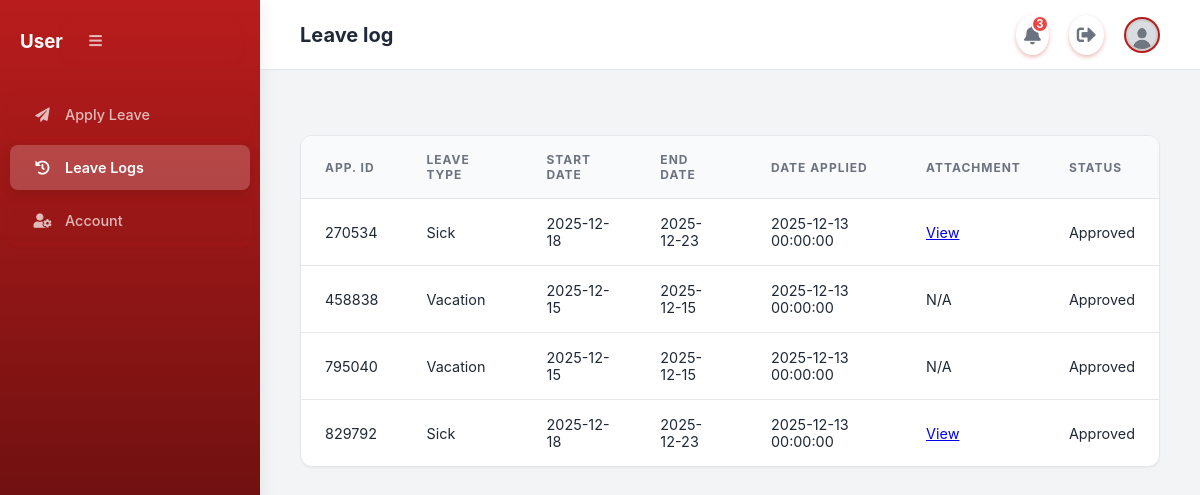
Screenshot of /home.php?section=leave_log (signed in) with the database file from the repository.
### tables this page shows
CREATE TABLE `leaveapplication` (
  `LeaveID` varchar(10) NOT NULL,
  `EmployeeID` varchar(20) NOT NULL,
  `LeaveTypeID` int(11) NOT NULL,
  `StartDate` date NOT NULL,
  `EndDate` date NOT NULL,
  `NumberOfDays` decimal(5,2) NOT NULL,
  `Reason` text NOT NULL,
  `Attachment` varchar(255) DEFAULT NULL,
  `Priority` enum('High','Normal') DEFAULT 'Normal',
  `Status` enum('Pending','Approved','Rejected') DEFAULT 'Pending',
  `DateApplied` datetime DEFAULT current_timestamp()
);

CREATE TABLE `leavetype` (
  `LeaveTypeID` int(11) NOT NULL,
  `TypeName` varchar(50) NOT NULL
);

### dbRelated/operation.php (called while the page is built, shortened)
<?php
require_once "db_connect.php";
class EmployeeManager {
    protected $db;
    public function __construct() {
        $this->db = new Database();
    }
public function getEmployee($employeeID) {
    $sql = "SELECT
                e.*,
                d.DepartmentName,
                jp.PositionName
            FROM employee e
            LEFT JOIN department d ON e.DepartmentID = d.DepartmentID
            LEFT JOIN jobposition jp ON e.PositionID = jp.PositionID
            WHERE e.EmployeeID = :EmployeeID";
    $query = $this->db->connect()->prepare($sql);
    $query->bindParam(":EmployeeID", $employeeID);
    $query->execute();
    return $query->fetch(PDO::FETCH_ASSOC);
}
}
class LeaveApplicationManager {
    protected $db;
    public function __construct() {
        $this->db = new Database();
    }
 public function getEmployeeApplications($employeeID) {
    $sql = "SELECT
                la.*,
                lt.TypeName AS LeaveType -- <<< CRITICAL FIX: Joins the name
            FROM leaveapplication la
            -- CRITICAL FIX: Join leavetype table
            JOIN leavetype lt ON la.LeaveTypeID = lt.LeaveTypeID
            WHERE la.EmployeeID = :employeeID
            ORDER BY la.DateApplied DESC";
    try {
        $query = $this->db->connect()->prepare($sql);
        $query->bindParam(":employeeID", $employeeID);
        $query->execute();
        return $query->fetchAll(PDO::FETCH_ASSOC);
    } catch (PDOException $e) {
        error_log("DB Error in getEmployeeApplications: " . $e->getMessage());
        return [];
    }
}
}
class NotificationManager {
    protected $db;
    public function __construct() {
        $this->db = new Database();
    }
    private function time_elapsed_string($datetime, $full = false) {
        $now = new DateTime;
        $ago = new DateTime($datetime);
        $diff = $now->diff($ago);
        $diff->w = floor($diff->d / 7);
        $diff->d -= $diff->w * 7;
        $string = array(
            'y' => 'year',
            'm' => 'month',
            'w' => 'week',
            'd' => 'day',
            'h' => 'hour',
            'i' => 'minute',
            's' => 'second',
        );
        foreach ($string as $k => &$v) {
            if ($diff->$k) {
                $v = $diff->$k . ' ' . $v . ($diff->$k > 1 ? 's' : '');
            } else {
                unset($string[$k]);
            }
        }
        if (!$full) $string = array_slice($string, 0, 1);
        return $string ? implode(', ', $string) . ' ago' : 'just now';
    }
      public function getUserNotifications($employeeID) {
    $pdo = $this->db->connect();
    $notifications = [];
    $sql = "SELECT
                la.LeaveID,
                lt.TypeName AS LeaveType,  -- <<< FIXED: Fetches name from joined table
                la.StartDate,
                la.NumberOfDays,
                lap.Decision,
                lap.Remarks,
                lap.DecidedDate
            FROM
                leaveapproval lap
            JOIN
                leaveapplication la ON lap.LeaveID = la.LeaveID
            -- CRITICAL FIX: Add JOIN to get the Leave Type Name
            JOIN
                leavetype lt ON la.LeaveTypeID = lt.LeaveTypeID
            WHERE
                la.EmployeeID = :eid
            ORDER BY lap.DecidedDate DESC
            LIMIT 5";
    try {
        $stmt = $pdo->prepare($sql);
        $stmt->execute([':eid' => $employeeID]);
        $results = $stmt->fetchAll(PDO::FETCH_ASSOC);
        foreach ($results as $row) {
            $isApproved = ($row['Decision'] === 'Approved');
            $notifications[] = [
                'type'      => 'decision',
                'id'        => $row['LeaveID'],
                'title'     => $isApproved ? 'Application Approved' : 'Application Rejected',
                'message'   => "Your {$row['LeaveType']} for {$row['NumberOfDays']} days has been {$row['Decision']}.",
                'sub_text'  => $row['Remarks'] ? "Remarks: " . $row['Remarks'] : "No remarks provided.",
                'timestamp' => $row['DecidedDate'],
                'time_ago'  => $this->time_elapsed_string($row['DecidedDate']),
                'icon'      => $isApproved ? 'fa-check-circle' : 'fa-times-circle',
                'color'     => $isApproved ? 'text-green-600' : 'text-red-600',
                'bg_color'  => $isApproved ? 'bg-green-100' : 'bg-red-100',
                'pic'       => '',
                'link'      => 'home.php?section=leave_log'
            ];
        }
        return $notifications;
    } catch (PDOException $e) {
        error_log("DB Error in getUserNotifications: " . $e->getMessage());
        return [];
    }
}
}
?>

### dbRelated/db_connect.php (called while the page is built, shortened)
<?php
class Database {
    private $servername = "localhost";
    private $username   = "root";
    private $password   = "";
    private $dbname     = "employee_leave_db";
    public function connect() {
        $dsn = "mysql:host=$this->servername;dbname=$this->dbname;charset=utf8mb4";
        $options = [
            PDO::ATTR_ERRMODE            => PDO::ERRMODE_EXCEPTION,
            PDO::ATTR_EMULATE_PREPARES   => false,
            PDO::MYSQL_ATTR_INIT_COMMAND => "SET time_zone = '+8:00'"
        ];
        try {
            $this->conn = new PDO($dsn, $this->username, $this->password, $options);
            return $this->conn;
        } catch (PDOException $e) {
            error_log("Database connection failed: " . $e->getMessage());
            die("CRITICAL ERROR: Database connection failed. Please ensure MySQL is running and correctly configured. Error: " . $e->getMessage());
        }
    }
}

### pages/leave_log.php (the view, shortened to what this page needs)
<?php
    $myLog = $applicationManager->getEmployeeApplications($employeeID);
?>
<table>
    <thead>
        <tr>
            <th>App. ID</th>
            <th>Leave Type</th>
            <th>Start Date</th>
            <th>End Date</th>
            <th>Date Applied</th>
            <th>Attachment</th>
            <th>Status</th>
        </tr>
    </thead>
    <tbody>
        <?php if (!empty($myLog)): ?>
            <?php foreach ($myLog as $leave) :?>
                <tr style="cursor:pointer;" onclick="document.getElementById('view-form-<?= $leave['LeaveID'] ?>').submit();">
                    <td><?= htmlspecialchars($leave['LeaveID']) ?></td>
                    <td><?= htmlspecialchars($leave['LeaveType'] ?? 'N/A') ?></td>
                    <td><?= htmlspecialchars($leave['StartDate']) ?></td>
                    <td><?= htmlspecialchars($leave['EndDate']) ?></td>
                    <td><?= htmlspecialchars($leave['DateApplied']) ?></td>
                    <td>
                        <?php if (!empty($leave['Attachment'])): ?>
                            <a href="<?= htmlspecialchars($leave['Attachment']) ?>" target="_blank">View</a>
                        <?php else: ?>
                            N/A
                        <?php endif; ?>
                    </td>
                    <td><?= htmlspecialchars($leave['Status']) ?></td>
                </tr>
            <?php endforeach; ?>
        <?php else: ?>
            <tr><td colspan="8">No leave logs found.</td></tr>
        <?php endif; ?>
    </tbody>
</table>

### home.php (shortened to what this page needs)
<?php
require_once "dbRelated/db_connect.php";
require_once "dbRelated/operation.php";
$employeeManager = new EmployeeManager();
$applicationManager = new LeaveApplicationManager();
$notifyObj = new NotificationManager();
$employeeID = $_SESSION['employeeID'];
$userNotifs = $notifyObj->getUserNotifications($employeeID);
$userNotifCount = count($userNotifs);
$account = $employeeManager->getEmployee($employeeID);
$section = $_GET['section'] ?? "apply_leave";
if ($section === 'leave_log') {
    $myLog = $applicationManager->getEmployeeApplications($employeeID);
}
?>
<!DOCTYPE html>
<html lang="en">
<head>
<link rel="stylesheet" href="https://cdnjs.cloudflare.com/ajax/libs/font-awesome/5.15.4/css/all.min.css">
</head>
<body>
<div class="sidebar" id="mainSidebar">
    <div class="sidebar-header">
        <h3 id="sidebarTitle">User</h3>
        <button type="button" id="sidebarToggle" class="toggle-btn">
            <i class="fas fa-bars" id="toggleIcon"></i>
        </button>
    </div>
    <form method="get" action="" class="sidebar-menu">
        <button type="submit" name="section" value="apply_leave" class="<?= $section === 'apply_leave' ? 'active' : '' ?>">
            <i class="fas fa-paper-plane"></i> <span>Apply Leave</span>
        </button>
        <button type="submit" name="section" value="leave_log" class="<?= $section === 'leave_log' ? 'active' : '' ?>">
            <i class="fas fa-history"></i> <span>Leave Logs</span>
        </button>
        <button type="submit" name="section" value="account" class="<?= $section === 'account' ? 'active' : '' ?>">
            <i class="fas fa-user-cog"></i> <span>Account</span>
        </button>
    </form>
</div>
<div id="contentWrapper">
    <header id="mainHeader">
        <div class="top-bar">
            <div class="top-bar-left">
                <h1 id="pageTitle"><?= htmlspecialchars(ucfirst(str_replace('_', ' ', $section))) ?></h1>
            </div>
            <div class="top-bar-right">
                <div class="icon-button-wrapper">
    <button onclick="toggleNotifications()" title="Notifications">
        <i class="fas fa-bell"></i>
        <?php if ($userNotifCount > 0): ?>
            <span class="notif-badge"><?= $userNotifCount ?></span>
        <?php endif; ?>
    </button>
</div>
                <div class="icon-button-wrapper">
                    <button id="logoutIconBtn" class="logout-icon-btn" title="Sign Out"><i class="fas fa-sign-out-alt"></i></button>
                </div>
                <div class="profile-avatar" style="background: #ccc;">
                    <img src="<?= htmlspecialchars($account['profilePic'] ?? 'assets/image/default-avatar.png') ?>" alt="Profile Picture"
                            style="width:100%; height:100%; border-radius:50%; object-fit:cover;">
                </div>
            </div>
        </div>
    </header>
   <div class="main-content" id="mainContent">
        <?php
        $pageFile = "pages/{$section}.php";
        if (file_exists($pageFile)) {
            require_once $pageFile;
        } else {
            echo "<h1>Section Not Found: " . htmlspecialchars($section) . "</h1>";
        }
        ?>
    </div>
</div>
</body>
</html>

### home.php (style rules this page uses)
:root { --primary-color: #b91c1c; --primary-hover: #991b1b; --secondary-color: #450a0a; --accent-bg: #fef2f2; --bg-body: #f3f4f6; --surface-white: #ffffff; --text-main: #1f2937; --text-muted: #6b7280; --border-color: #e5e7eb; --sidebar-width: 260px; --sidebar-width-collapsed: 70px; --header-height: 70px; --border-radius: 12px; --shadow-sm: 0 1px 2px 0 rgba(0, 0, 0, 0.05); --shadow-md: 0 4px 6px -1px rgba(0, 0, 0, 0.1), 0 2px 4px -1px rgba(0, 0, 0, 0.06); --shadow-lg: 0 10px 15px -3px rgba(0, 0, 0, 0.1), 0 4px 6px -2px rgba(0, 0, 0, 0.05); --transition: all 0.3s ease; }
* { margin: 0; padding: 0; box-sizing: border-box; font-family: "Inter", "Poppins", sans-serif; -webkit-font-smoothing: antialiased; }
body { background-color: var(--bg-body); color: var(--text-main); min-height: 100vh; overflow-x: hidden; }
.sidebar { width: var(--sidebar-width); background: linear-gradient(180deg, var(--primary-color) 0%, var(--secondary-color) 100%); color: #fff; padding: 0; display: flex; flex-direction: column; position: fixed; left: 0; top: 0; height: 100vh; transition: all 0.3s ease; z-index: 1000; box-shadow: 4px 0 15px rgba(0,0,0,0.05); }
.sidebar-header { padding: 20px; display: flex; justify-content: space-between; align-items: center; min-height: 80px; }
.sidebar-menu { display: flex; flex-direction: column; padding: 10px; gap: 8px; overflow-y: auto; }
.sidebar button { background: transparent; border: none; color: rgba(255, 255, 255, 0.7); padding: 14px 20px; text-align: left; border-radius: 8px; cursor: pointer; font-size: 0.9rem; font-weight: 500; transition: all 0.3s ease; display: flex; align-items: center; width: 100%; }
.sidebar button i { min-width: 25px; margin-right: 10px; text-align: center; }
.sidebar button.active { background: rgba(255, 255, 255, 0.2); color: #fff; font-weight: 600; box-shadow: 0 4px 12px rgba(0,0,0,0.1); }
#contentWrapper { margin-left: var(--sidebar-width); transition: margin-left var(--transition); min-height: 100vh; display: flex; flex-direction: column; }
#mainHeader { height: var(--header-height); background: var(--surface-white); padding: 0 40px; display: flex; align-items: center; justify-content: space-between; border-bottom: 1px solid var(--border-color); position: sticky; top: 0; z-index: 900; }
#mainHeader h1 { font-size: 1.25rem; color: var(--text-main); font-weight: 700; }
.top-bar { width: 100%; display: flex; justify-content: space-between; align-items: center; }
.top-bar-right { display: flex; align-items: center; gap: 20px; }
.icon-button-wrapper button { background: transparent; border: none; font-size: 1.1rem; color: var(--text-muted); cursor: pointer; padding: 8px; border-radius: 50%; }
.profile-avatar { width: 36px; height: 36px; border-radius: 50%; border: 2px solid var(--primary-color); padding: 2px; }
.main-content { padding: 40px; max-width: 1600px; width: 100%; margin: 0 auto; animation: fadeUp 0.5s ease-out; }
table { width: 100%; border-collapse: separate; border-spacing: 0; border-radius: var(--border-radius); overflow: hidden; margin-top: 25px; background: var(--surface-white); box-shadow: var(--shadow-sm); border: 1px solid var(--border-color); }
th { background: #f9fafb; color: var(--text-muted); font-size: 0.75rem; text-transform: uppercase; letter-spacing: 1px; font-weight: 700; padding: 16px 24px; border-bottom: 1px solid var(--border-color); text-align: left; }
td { padding: 16px 24px; border-bottom: 1px solid var(--border-color); color: var(--text-main); font-size: 0.9rem; }
tr:last-child td { border-bottom: none; }
button { background: var(--primary-color); color: white; border: none; border-radius: 8px; padding: 12px 24px; font-size: 0.95rem; font-weight: 600; cursor: pointer; transition: all 0.2s; box-shadow: 0 2px 4px rgba(185, 28, 28, 0.3); }
.icon-button-wrapper { position: relative; display: inline-block; }
.icon-button-wrapper button { background: transparent; border: none; font-size: 1.2rem; color: var(--text-muted); cursor: pointer; padding: 8px; border-radius: 50%; position: relative; transition: background 0.2s; }
.notif-badge { position: absolute; top: 0; right: 0; background: #ef4444; color: white; font-size: 0.7rem; font-weight: bold; border-radius: 50%; width: 18px; height: 18px; display: flex; align-items: center; justify-content: center; border: 2px solid #fff; animation: bounceIn 0.3s ease-out; }

### rows the page displays
leaveapplication: LeaveID "270534", LeaveTypeID.TypeName "Sick", StartDate "2025-12-18", EndDate "2025-12-23", DateApplied "2025-12-13 00:00:00", Status "Approved"
leaveapplication: LeaveID "458838", LeaveTypeID.TypeName "Vacation", StartDate "2025-12-15", EndDate "2025-12-15", DateApplied "2025-12-13 00:00:00", shows "N/A", Status "Approved"
leaveapplication: LeaveID "795040", LeaveTypeID.TypeName "Vacation", StartDate "2025-12-15", EndDate "2025-12-15", DateApplied "2025-12-13 00:00:00", shows "N/A", Status "Approved"
leaveapplication: LeaveID "829792", LeaveTypeID.TypeName "Sick", StartDate "2025-12-18", EndDate "2025-12-23", DateApplied "2025-12-13 00:00:00", Status "Approved"

### other values shown
str_replace('_', ' ', $section) "Leave log"
$userNotifCount "3"
